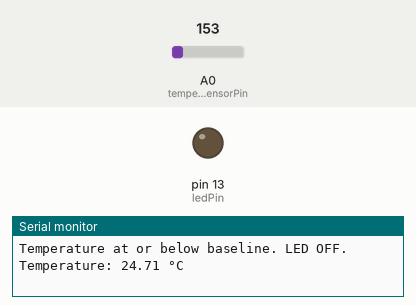
The sketch below on a simulated Arduino Uno, built with avr-gcc and run on an emulated ATmega328P. Parts: output pins drawn as LEDs (lit = HIGH), the last lines printed to the serial monitor. The inputs (shaded band) are chosen by the test bench; at power-on: A0 (temperatureSensorPin) = 153.

Above: at 1.8 s.
1.9 s: A0 (temperatureSensorPin) set to 165
At 3.0 s:
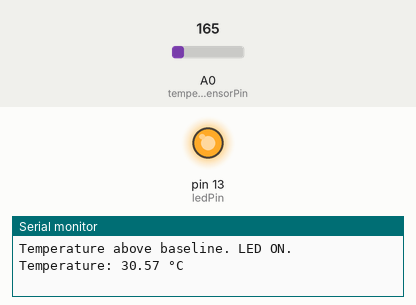
3.5 s: A0 (temperatureSensorPin) set to 133
At 4.6 s:
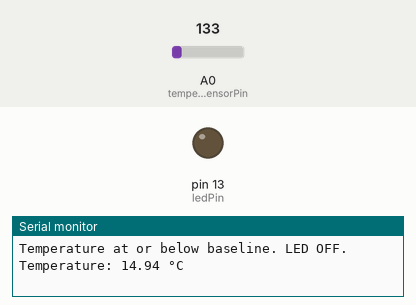
5.5 s: A0 (temperatureSensorPin) set to 175
At 6.3 s:
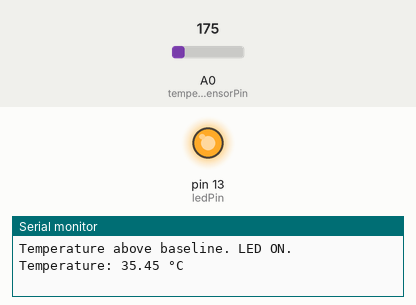
Timing chart, 0 to 8.5 s (numbered marks = the images above; inputs shaded):
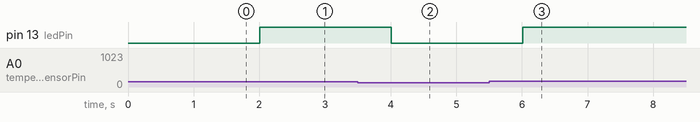

Measured:
- the behaviour switches between 153 and 154 on A0 (temperatureSensorPin) (found by bisection; images 0 and 1)
- after the input at 1.9 s, pin 13 (ledPin): LOW → HIGH after 0.10 s
- after the input at 3.5 s, pin 13 (ledPin): HIGH → LOW after 0.51 s
- after the input at 5.5 s, pin 13 (ledPin): LOW → HIGH after 0.51 s

The sketch:

Task1.1.ino
```cpp
const int temperatureSensorPin = A0;  // Temperature sensor connected to analog pin A0
const int ledPin = 13;  // LED connected to digital pin 13
const float baselineTemp = 25.0;  // Baseline temperature in Celsius

void setup() {
  Serial.begin(9600);  // Initialize serial communication
  pinMode(ledPin, OUTPUT);  // Set LED pin as output
}

void loop() {
  // Sense: Read the temperature sensor
  int sensorValue = analogRead(temperatureSensorPin);

  // Convert the sensor reading to voltage
  float voltage = (sensorValue / 1024.0) * 5.0;

  // Convert the voltage to temperature in Celsius
  float temperatureC = (voltage - 0.5) * 100;

  // Think: Compare with baseline temperature
  if (temperatureC > baselineTemp) {
    // Act: Turn on LED if temperature is above baseline
    digitalWrite(ledPin, HIGH);
    Serial.print("Temperature above baseline. LED ON. Temperature: ");
  } else {
    // Act: Turn off LED if temperature is at or below baseline
    digitalWrite(ledPin, LOW);
    Serial.print("Temperature at or below baseline. LED OFF. Temperature: ");
  }

  // Print the temperature
  Serial.print(temperatureC);
  Serial.println(" °C");

  delay(1000);  // Wait for a second before next reading
}
```
